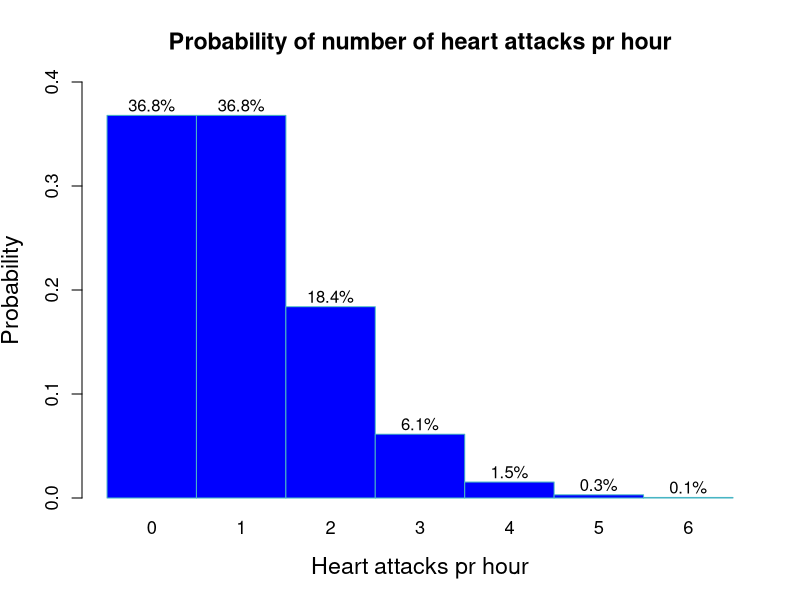

Write the R code that produced this figure.
# Predicting number of heart attacks likely to happen in one hour

MeanNrHeartAttack <- 24/24 # Mean number of heart attacks pr hour
nr_Heart_Attack = 0:6 # We want to see the probabilities for 0 to 6 heart attacks

# calculate the Poisson distribution
prob_Heart_Attack <- dpois(nr_Heart_Attack, MeanNrHeartAttack) # 

# Plot the data in a barplot
p <- barplot(prob_Heart_Attack,
        names.arg = nr_Heart_Attack,     # names for each bar
        width = 1,
        space = 0,
        col = 'blue',                    # Color of bars
        border = '#48b5c4',
        main = "Probability of number of heart attacks pr hour",   # Main title
        ylab = "Probability",            # X label
        xlab = "Heart attacks pr hour",    # y label
        ylim = c(0,0.4),
        cex.names = 1.1,
        cex.axis = 1.1,
        cex.lab = 1.4,
        cex.main = 1.4
)   

text(x = nr_Heart_Attack + 0.5, 
     y = prob_Heart_Attack + 0.01, 
     labels = paste0(round(prob_Heart_Attack*100,1), "%"),
     cex = 1)




poisson.test(x = 42,
             T = 1, # time base for event count, so if x was 42 events in 4 hours and we wanted it in events pr hour we would say 4 here
             r = 33.45, # hypothesized rate so we want to test if the true rate could be 33.45 events pr hour
             conf.level = 0.95, # we also what the 95% confidence interval around x
             )
